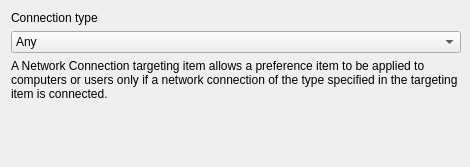
<?xml version="1.0" encoding="UTF-8"?>
<ui version="4.0">
 <class>NetworkConnectionWidget</class>
 <widget class="QWidget" name="NetworkConnectionWidget">
  <property name="geometry">
   <rect>
    <x>0</x>
    <y>0</y>
    <width>470</width>
    <height>167</height>
   </rect>
  </property>
  <property name="sizePolicy">
   <sizepolicy hsizetype="Preferred" vsizetype="Preferred">
    <horstretch>0</horstretch>
    <verstretch>0</verstretch>
   </sizepolicy>
  </property>
  <property name="minimumSize">
   <size>
    <width>470</width>
    <height>0</height>
   </size>
  </property>
  <property name="windowTitle">
   <string>Form</string>
  </property>
  <layout class="QGridLayout" name="gridLayout">
   <item row="0" column="0">
    <widget class="QLabel" name="typeLabel">
     <property name="sizePolicy">
      <sizepolicy hsizetype="Maximum" vsizetype="Preferred">
       <horstretch>0</horstretch>
       <verstretch>0</verstretch>
      </sizepolicy>
     </property>
     <property name="text">
      <string>Connection type</string>
     </property>
    </widget>
   </item>
   <item row="1" column="0">
    <widget class="QComboBox" name="typeComboBox">
     <property name="minimumSize">
      <size>
       <width>450</width>
       <height>0</height>
      </size>
     </property>
     <item>
      <property name="text">
       <string>Any</string>
      </property>
     </item>
     <item>
      <property name="text">
       <string>Telephone modem accessed through a COM port</string>
      </property>
     </item>
     <item>
      <property name="text">
       <string>ISDN card with corresponding NDISWAN driver installed</string>
      </property>
     </item>
     <item>
      <property name="text">
       <string>X.25 card with corresponding NDISWAN driver installed</string>
      </property>
     </item>
     <item>
      <property name="text">
       <string>Virtual Private Network (VPN)</string>
      </property>
     </item>
     <item>
      <property name="text">
       <string>Packet Assembler/Disassembler</string>
      </property>
     </item>
     <item>
      <property name="text">
       <string>Generic</string>
      </property>
     </item>
     <item>
      <property name="text">
       <string>Serial Port direct connection</string>
      </property>
     </item>
     <item>
      <property name="text">
       <string>Frame Relay</string>
      </property>
     </item>
     <item>
      <property name="text">
       <string>Asynchronous Transfer Mode (ATM)</string>
      </property>
     </item>
     <item>
      <property name="text">
       <string>Sonet</string>
      </property>
     </item>
     <item>
      <property name="text">
       <string>Switched 56K access</string>
      </property>
     </item>
     <item>
      <property name="text">
       <string>Infrared Data Association (IrDA) device</string>
      </property>
     </item>
     <item>
      <property name="text">
       <string>Parallel Port direct connection</string>
      </property>
     </item>
     <item>
      <property name="text">
       <string>PPP over Ethernet (PPPoE)</string>
      </property>
     </item>
    </widget>
   </item>
   <item row="2" column="0">
    <widget class="QLabel" name="label">
     <property name="text">
      <string>A Network Connection targeting item allows a preference item to be applied to computers or users only if a network connection of the type specified in the targeting item is connected.</string>
     </property>
     <property name="wordWrap">
      <bool>true</bool>
     </property>
    </widget>
   </item>
   <item row="3" column="0">
    <spacer name="verticalSpacer">
     <property name="orientation">
      <enum>Qt::Vertical</enum>
     </property>
     <property name="sizeHint" stdset="0">
      <size>
       <width>558</width>
       <height>137</height>
      </size>
     </property>
    </spacer>
   </item>
  </layout>
 </widget>
 <resources/>
 <connections/>
</ui>
